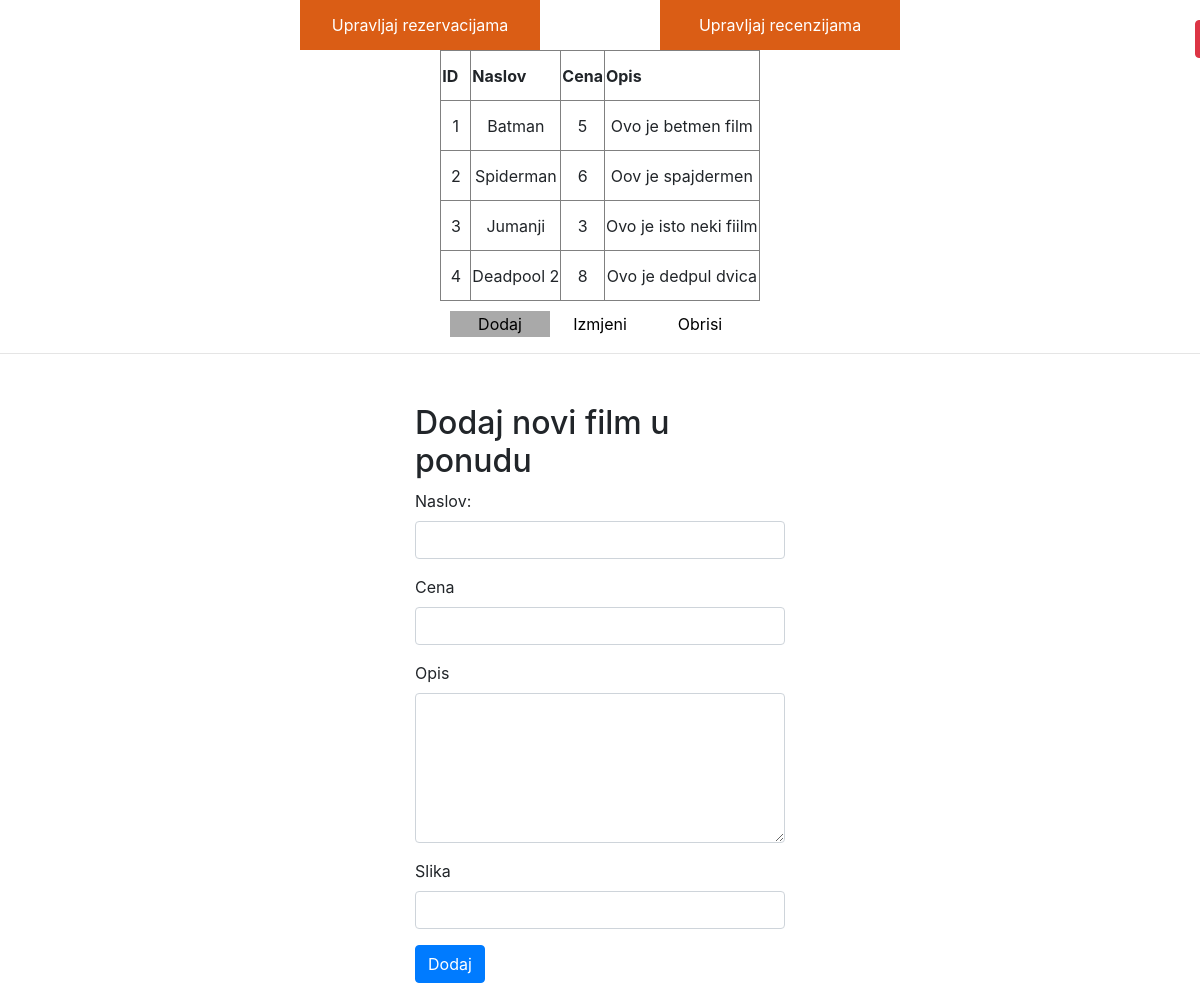
Page /admin/ponuda.php?msg=prijava (signed in) on the earlier database version.
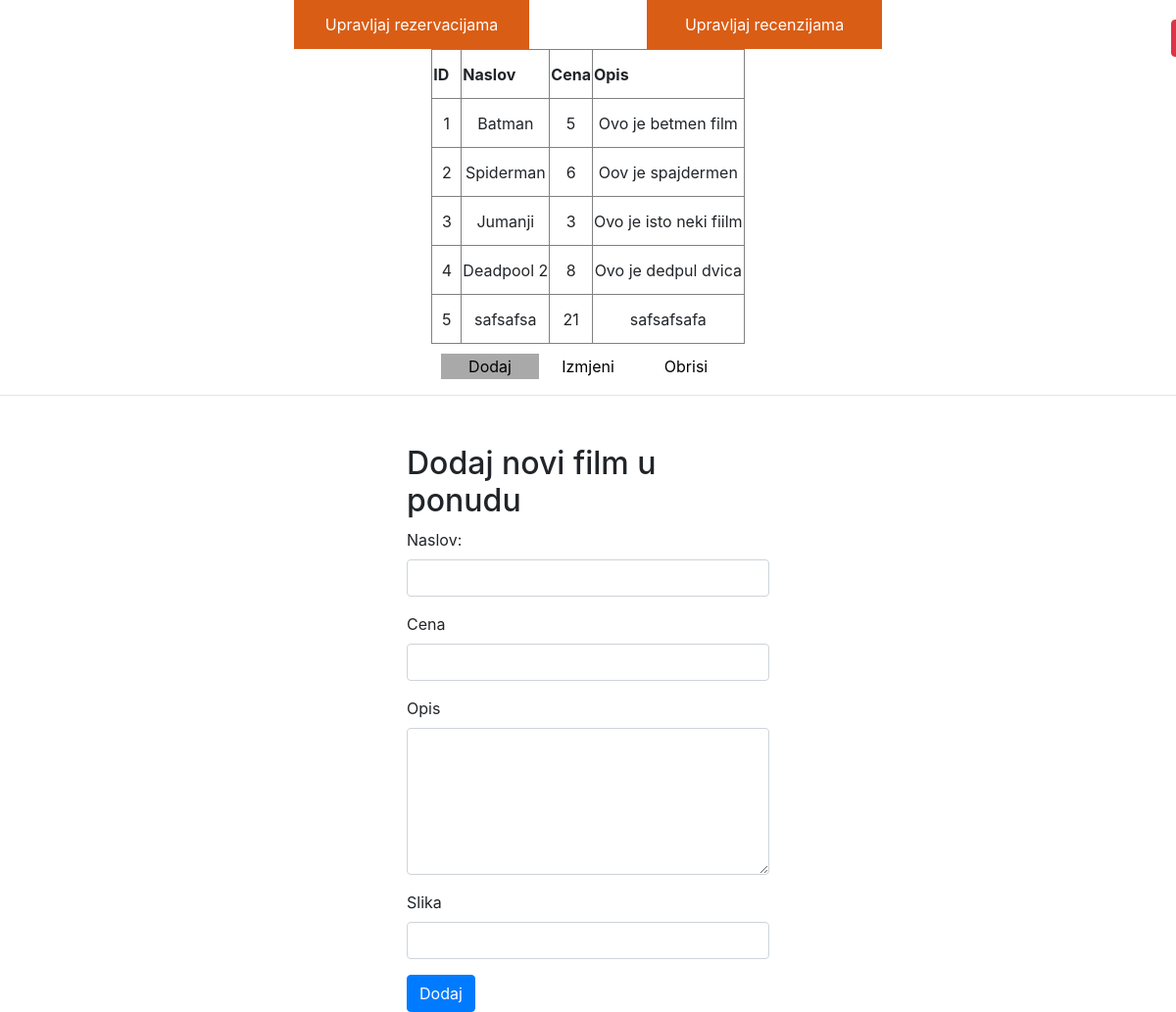
Same page on the later database version.
### tables this page shows
CREATE TABLE `ponuda` (
  `id` int(11) NOT NULL,
  `naslov` varchar(250) NOT NULL,
  `cena` int(11) NOT NULL,
  `slika` text NOT NULL,
  `opis` text NOT NULL
);

### admin/ponuda.php (the view, shortened to what this page needs)
<?php
if (!isset($_SESSION['login'])){
    echo "Nemate pristup ovoj stranici !";
}
else{
    require 'konekcija.php';
    ?>
<html>
<head>
   <link rel="stylesheet" href="https://maxcdn.bootstrapcdn.com/bootstrap/4.0.0-alpha.6/css/bootstrap.min.css">
   <link rel="stylesheet" type="text/css" href="style-admin.css">
</head>
<body>
    <form class="odjava-btn" action="login/odjava.php" method="post">
        <input type="submit" name="odjava" value="Odjavi se" class="btn btn-danger odjava">
    </form>
    <div class="admin-header">
        <a href="rezervisani.php"><div class="nav-admin">Upravljaj rezervacijama</div></a>
        <a href="recenzije.php"><div class="nav-admin right">Upravljaj recenzijama</div></a>
    </div>
   <div class="sticky">
    <?php
    $result = mysqli_query($conn,"SELECT * FROM ponuda");
      echo "<table border='1' class='tabela'>
      <tr>
        <th>ID</th>
        <th>Naslov</th>
        <th>Cena</th>
        <th>Opis</th>
      </tr>";
    while($row = mysqli_fetch_array($result))
    {
      echo "<tr>";
      echo "<td>" . $row['id'] . "</td>";
      echo "<td>" . $row['naslov'] . "</td>";
      echo "<td>" . $row['cena'] . "</td>";
        $opis = $row["opis"];
        $opis = substr($opis,0,35);
      echo "<td>" . $opis. "</td>";
      echo "</tr>";
    }
    echo "</table>";
    ?>
  </div>
    <div class="tabovi">
  <button class="tab d-tab" id="dodaj">Dodaj</button>
  <button class="tab i-tab" id="izmjeni">Izmjeni</button>
  <button class="tab o-tab" id="obrisi">Obrisi</button>
</div>
    <hr>
  <div class="col-lg-4 l-dodaj" style="margin: 0 auto;margin-top: 50px">
       <form method="POST" action="./ponuda/dodaj.php" style="width: 100%">
           <div class="form-group">
                <h2>Dodaj novi film u ponudu</h2>
                <label for="">Naslov:</label>
                <input autocomplete="off" type="text" class="form-control" name="naslov_filma" id="">
           </div>
           <div class="form-group">
               <label for="">Cena</label>
               <input autocomplete="off" type="text" class="form-control" name="cena" id="">
           </div>
           <div class="form-group">
               <label for="">Opis</label><br>
               <textarea name="opis" class="form-control" style="width:100%; height: 150px;"></textarea>
           </div>
           <div class="form-group">
               <label for="">Slika</label>
               <input autocomplete="off" type="text" class="form-control" name="slika" id="">
           </div>
           <button type="submit" name="dodaj" class="btn btn-primary">Dodaj</button>
       </form>
       </div>
</body>
</html>
<?php
}
?>

Differences in the rows shown:
added ponuda: id "5", naslov "safsafsa", cena "21", opis "safsafsafa"
